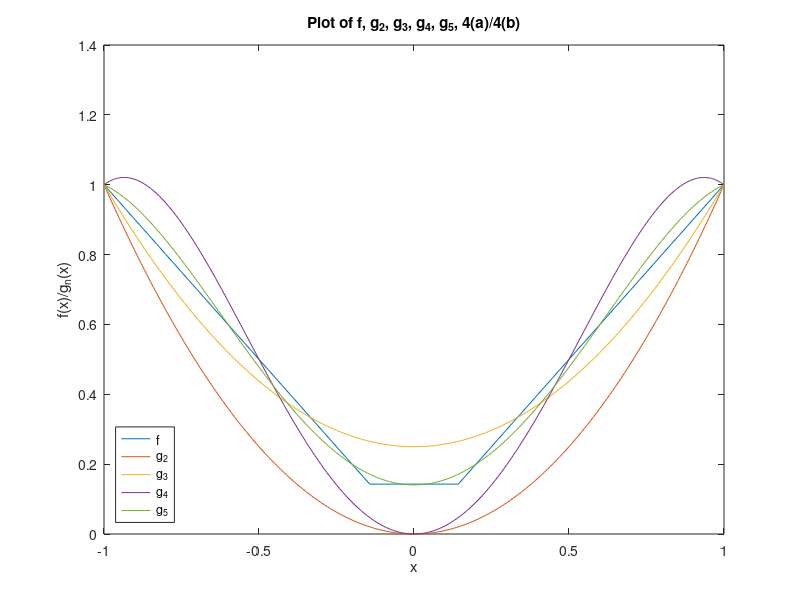
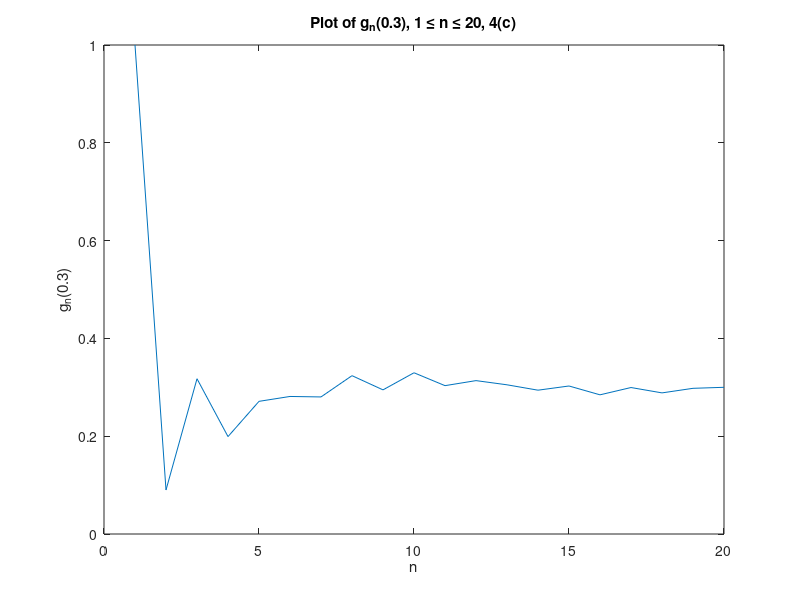

Write the MATLAB code that produced these figures, in order.
%4(1)
fplot(@(x) abs(x),[-1,1]);
hold on;

%4(2)
xx = -1 : 0.01 : 1;
for n=2:5
    yy=0;
    for k=0:n
        xnk(k+1)=-1+2*k/n;
        fxnk(k+1)=abs(xnk(k+1));
    end
    Lag =ones(n+1,size(xx,2));
    for i=1 : n+1
        for j =1:n+1
         if (i~=j)
            Lag(i,:)=Lag(i,:).*(xx-xnk(j))/(xnk(i)-xnk(j));
         end
        end      
    end
    for i=1:n+1
      yy=yy+fxnk(i)*Lag(i,:);
    end
    plot(xx,yy);
    hold on;
end
legend({'f','g_2', 'g_3', 'g_4', 'g_5'},'Location','southwest');
xlabel('x');
ylabel('f(x)/g_n(x)'); 
title('Plot of f, g_2, g_3, g_4, g_5, 4(a)/4(b)');    
figure;

%4(3)
gn3=[];
for n=1:20
    yy3=0;
    for k=0:n
        xnk(k+1)=-1+2*k/n;
        fxnk(k+1)=abs(xnk(k+1));
    end
    Lag =ones(n+1);
    for i=1 : n+1
        for j =1:n+1
         if (i~=j)
            Lag(i)=Lag(i)*(0.3-xnk(j))/(xnk(i)-xnk(j));
         end
        end      
    end
    for i=1:n+1
      yy3=yy3+fxnk(i)*Lag(i);
    end
    gn3(n) = yy3;
end
x=linspace(1,20,20);
plot(x,gn3);
xlabel('n');
ylabel('g_n(0.3)'); 
title('Plot of g_n(0.3), 1 \leq n \leq 20, 4(c)');    